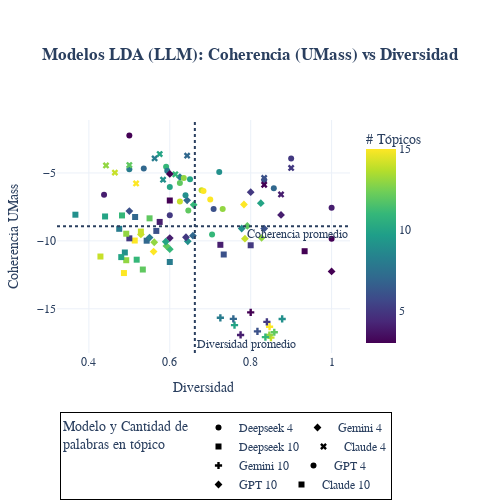
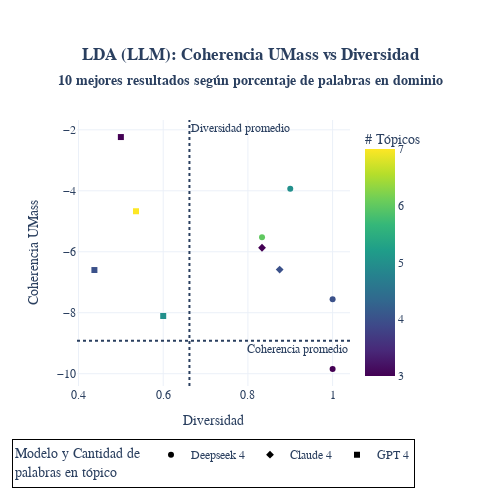
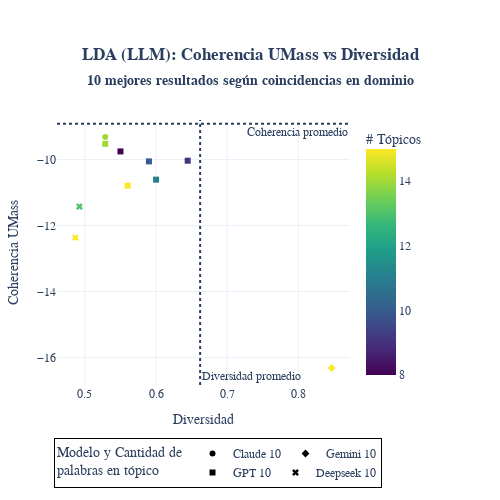
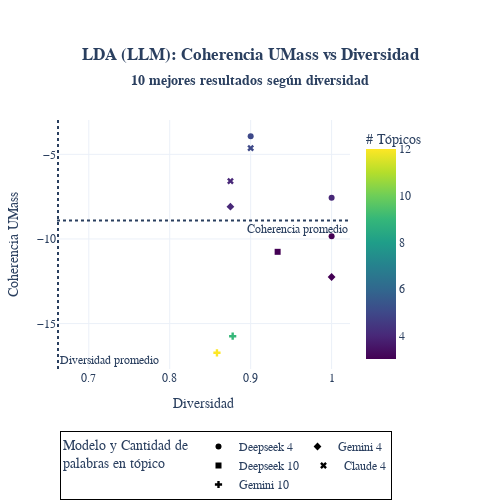

Write notebook code for charts like these, in order.
### Code cell
import polars as pl
from modulos import *
from pathlib import Path
from modulos_resumen import *

RUTA_BASE = str(Path(__file__).resolve().parent)



try:
    df_lda = pl.read_parquet( f'{RUTA_BASE}/ejecucion/lda_llm.parquet')
    df_nmf = pl.read_parquet( f'{RUTA_BASE}/ejecucion/nmf_llm.parquet')
except:
    df_lda1 =(pl.read_parquet( f'{RUTA_BASE}/ejecucion/lda_llm_4.parquet')
                .with_columns(pals_en_topicos=pl.lit(4),
                             columna=pl.lit('denuncia')))
    df_lda2 =(pl.read_parquet( f'{RUTA_BASE}/ejecucion/lda_llm_10.parquet')
                .with_columns(pals_en_topicos=pl.lit(10),
                            columna=pl.lit('denuncia')))
    df_lda = pl.concat([df_lda1,df_lda2])
    df_lda.write_parquet( f'{RUTA_BASE}/ejecucion/lda_llm.parquet')

    df_nmf1 =(pl.read_parquet( f'{RUTA_BASE}/ejecucion/nmf_llm_4.parquet')
               .with_columns(pals_en_topicos=pl.lit(4),
                              columna=pl.lit('denuncia')))
    df_nmf2 =(pl.read_parquet( f'{RUTA_BASE}/ejecucion/nmf_llm_10.parquet')
                .with_columns(pals_en_topicos=pl.lit(10),
                              columna=pl.lit('denuncia')))
    df_nmf = pl.concat([df_nmf1,df_nmf2])
    df_nmf.write_parquet( f'{RUTA_BASE}/ejecucion/nmf_llm.parquet')

df_bert = (pl.read_parquet( f'{RUTA_BASE}/ejecucion/crudo_bert_llm.parquet')
                 .with_columns(pals_en_topicos=pl.lit(0),
                              columna=pl.lit('denuncia')))


columnas_diversidad =  {
    1 : ['subconjunto','columna','numero_topicos','num_topico',
         'hiperparametros','model_id','palabra','coherencia_umass'],
    2 : ['subconjunto','columna','numero_topicos','hiperparametros',
         'model_id','palabra' ],
    3 : ['subconjunto','columna','numero_topicos','hiperparametros',
         'model_id' ],
    4 : ['subconjunto','columna','numero_topicos','hiperparametros',
         'model_id' ,'diversidad','coherencia_umass']
 }

def calcular_y_graficar(df_modelo, nombre_modelo, sufijo_modelo):
    metricas = calcular_metricas(df_modelo, nombre_modelo, columnas_diversidad)
    df_modelo = metricas['df_modelo'] 
    df_metricas = metricas['df_metricas']
    dict_hiperparametros = metricas['dict_hiperparametros']

    prom_coherencia = metricas['prom_coherencia']            
    prom_diversidad = metricas['prom_diversidad']

    if nombre_modelo == 'BERT':
        titulo_leyenda = 'Cantidad de tópicos <br>y Modelo'
    else:
        titulo_leyenda = 'Modelo y Cantidad de <br>palabras en tópico'
    plot_pareto_frontier(df_metricas, 
                        nombre_modelo, 
                        f'Modelos {nombre_modelo} ({sufijo_modelo}): Coherencia (UMass) vs Diversidad',
                        '',
                        prom_coherencia, 
                        prom_diversidad, 
                        f'{nombre_modelo}({sufijo_modelo})_sp_todos', 
                        titulo_leyenda,
                        posicion_coherencia='bottom right',
                        posicion_diversidad='bottom right')

    dict_criterios = {
        1:'porc_del_dominio',
        2:'del_dominio',
        3:'diversidad',
        4:'coherencia_umass'
    }
    posicion_anotaciones ={
        1:['bottom right','bottom right'],
        2:['bottom right','bottom right'],
        3:['bottom right','bottom right'],
        4:['bottom right','top right']
    }


    if nombre_modelo=='BERT':
        n_top = 3
    else:
        n_top = 10
    subtitulos = {
        1:f'{n_top} mejores resultados según porcentaje de palabras en dominio',
        2:f'{n_top} mejores resultados según coincidencias en dominio',
        3:f'{n_top} mejores resultados según diversidad',
        4:f'{n_top} mejores resultados según Coherencia Umass'
    }

    dict_mejores = {}
    dict_mejores[1] = obtener_del_dominio(df_modelo, df_metricas, n_top, dict_criterios[1])
    dict_mejores[1].write_excel(f'{RUTA_BASE}/graficos/{nombre_modelo}{sufijo_modelo}_mejores_porc.xlsx')
    dict_mejores[2] = obtener_del_dominio(df_modelo, df_metricas, n_top, dict_criterios[2])
    dict_mejores[2].write_excel(f'{RUTA_BASE}/graficos/{nombre_modelo}{sufijo_modelo}_mejores_dominio.xlsx')
    dict_mejores[3] = obtener_del_dominio(df_modelo, df_metricas, n_top, dict_criterios[3])
    dict_mejores[3].write_excel(f'{RUTA_BASE}/graficos/{nombre_modelo}{sufijo_modelo}_mejores_diversidad.xlsx')
    dict_mejores[4] = obtener_del_dominio(df_modelo, df_metricas, n_top, dict_criterios[4])
    dict_mejores[4].write_excel(f'{RUTA_BASE}/graficos/{nombre_modelo}{sufijo_modelo}_mejores_umass.xlsx')

    print('='*50)
    print('='*50)

    for i in dict_criterios.keys():

        print(dict_criterios[i].upper())
        print('.'*50)
        df_ = dict_mejores[i].head(1)
        valor = {c:df_[c][0] for c in dict_mejores[i].columns}
        for v in valor.items():
            print(v)
        plot_pareto_frontier(dict_mejores[i], 
                            nombre_modelo, 
                            f'{nombre_modelo} (LLM): Coherencia UMass vs Diversidad',
                            subtitulos[i],
                            prom_coherencia, 
                            prom_diversidad, 
                            f'{nombre_modelo}_(LLM)_mejores_{dict_criterios[i]}',
                            titulo_leyenda,
                            posicion_coherencia=posicion_anotaciones[i][0], 
                            posicion_diversidad=posicion_anotaciones[i][1])

        df_nube, coherencia, diversidad = crea_df_para_nube(df_modelo, 
                                                            df_metricas, 
                                                            valor['model_id'],
                                                            valor['subconjunto'],
                                                            valor['columna'],
                                                            valor['numero_topicos'],
                                                            )
        generate_wordcloud(df_nube, "palabra", f'{nombre_modelo}_(LLM)_wc_3_denuncia_todos')
        print('Coherencia',coherencia)
        print('Diversidad', diversidad)

        imprime_palabras(df_nube)
        print('='*50)
        print('='*50)
        print(' ')
        print('='*50)
        print('='*50)


    return df_modelo, df_metricas, dict_hiperparametros

# LDA ----------------------------------------------
nombre_modelo = 'LDA'
df_modelo, df_metricas, _ = calcular_y_graficar(df_lda, nombre_modelo, 'LLM')

# NMF ----------------------------------------------
nombre_modelo = 'NMF'
df_modelo, df_metricas, dict_hiperparametros = calcular_y_graficar(df_nmf, nombre_modelo, 'LLM')
print(dict_hiperparametros)

# BERT ----------------------------------------------
nombre_modelo = 'BERT'
df_modelo, df_metricas, dict_hiperparametros = calcular_y_graficar(df_bert, nombre_modelo, 'LLM')
print(dict_hiperparametros)

### Figure 1 — Plotly figure (JSON) as saved in the notebook; plotly's stock layout.template omitted (floating-point values rounded to 4 significant figures)
{"data": [{"hovertemplate": "<b>%{hovertext}</b><br><br>subconjunto=Deepseek 4<br>Diversidad=%{x}<br>Coherencia UMass=%{y}<br># Tópicos=%{marker.color}<extra></extra>", "hovertext": ["deepseek_denuncia_K3_-", "deepseek_denuncia_K4_-", "deepseek_denuncia_K5_-", "deepseek_denuncia_K7_-", "deepseek_denuncia_K6_-", "deepseek_denuncia_K13_-", "deepseek_denuncia_K9_-", "deepseek_denuncia_K15_-", "deepseek_denuncia_K14_-", "deepseek_denuncia_K10_-", "deepseek_denuncia_K12_-", "deepseek_denuncia_K11_-", "deepseek_denuncia_K8_-"], "legendgroup": "Deepseek 4", "marker": {"color": [3, 4, 5, 7, 6, 13, 9, 15, 14, 10, 12, 11, 8], "coloraxis": "coloraxis", "symbol": "circle"}, "mode": "markers", "name": "Deepseek 4", "orientation": "v", "showlegend": true, "type": "scatter", "x": [1.0, 1.0, 0.9, 0.8571, 0.8333, 0.7308, 0.7222, 0.7, 0.6786, 0.65, 0.6458, 0.5909, 0.5], "xaxis": "x", "y": [-9.844, -7.561, -3.93, -6.135, -5.527, -7.663, -4.923, -6.955, -6.275, -5.47, -7.769, -4.546, -4.731], "yaxis": "y"}, {"hovertemplate": "<b>%{hovertext}</b><br><br>subconjunto=Gemini 4<br>Diversidad=%{x}<br>Coherencia UMass=%{y}<br># Tópicos=%{marker.color}<extra></extra>", "hovertext": ["gemini_denuncia_K3_-", "gemini_denuncia_K4_-", "gemini_denuncia_K6_-", "gemini_denuncia_K13_-", "gemini_denuncia_K10_-", "gemini_denuncia_K5_-", "gemini_denuncia_K12_-", "gemini_denuncia_K14_-", "gemini_denuncia_K15_-", "gemini_denuncia_K9_-", "gemini_denuncia_K11_-", "gemini_denuncia_K7_-", "gemini_denuncia_K8_-"], "legendgroup": "Gemini 4", "marker": {"color": [3, 4, 6, 13, 10, 5, 12, 14, 15, 9, 11, 7, 8], "coloraxis": "coloraxis", "symbol": "diamond"}, "mode": "markers", "name": "Gemini 4", "orientation": "v", "showlegend": true, "type": "scatter", "x": [1.0, 0.875, 0.8333, 0.8269, 0.825, 0.8, 0.7917, 0.7857, 0.7833, 0.7778, 0.6591, 0.6429, 0.625], "xaxis": "x", "y": [-12.25, -8.091, -9.093, -9.776, -7.228, -6.415, -8.902, -9.838, -7.324, -9.089, -7.349, -7.014, -5.304], "yaxis": "y"}, {"hovertemplate": "<b>%{hovertext}</b><br><br>subconjunto=Deepseek 10<br>Diversidad=%{x}<br>Coherencia UMass=%{y}<br># Tópicos=%{marker.color}<extra></extra>", "hovertext": ["deepseek_denuncia_K3_-", "deepseek_denuncia_K5_-", "deepseek_denuncia_K6_-", "deepseek_denuncia_K4_-", "deepseek_denuncia_K8_-", "deepseek_denuncia_K7_-", "deepseek_denuncia_K12_-", "deepseek_denuncia_K11_-", "deepseek_denuncia_K13_-", "deepseek_denuncia_K9_-", "deepseek_denuncia_K15_-", "deepseek_denuncia_K10_-", "deepseek_denuncia_K14_-"], "legendgroup": "Deepseek 10", "marker": {"color": [3, 5, 6, 4, 8, 7, 12, 11, 13, 9, 15, 10, 14], "coloraxis": "coloraxis", "symbol": "square"}, "mode": "markers", "name": "Deepseek 10", "orientation": "v", "showlegend": true, "type": "scatter", "x": [0.9333, 0.8, 0.7333, 0.725, 0.6, 0.5429, 0.5333, 0.5182, 0.4923, 0.4889, 0.4867, 0.48, 0.4286], "xaxis": "x", "y": [-10.76, -10.32, -11.0, -10.29, -11.55, -9.987, -12.11, -11.38, -11.42, -10.86, -12.37, -11.19, -11.15], "yaxis": "y"}, {"hovertemplate": "<b>%{hovertext}</b><br><br>subconjunto=Claude 4<br>Diversidad=%{x}<br>Coherencia UMass=%{y}<br># Tópicos=%{marker.color}<extra></extra>", "hovertext": ["claude_denuncia_K5_-", "claude_denuncia_K4_-", "claude_denuncia_K6_-", "claude_denuncia_K3_-", "claude_denuncia_K7_-", "claude_denuncia_K11_-", "claude_denuncia_K9_-", "claude_denuncia_K10_-", "claude_denuncia_K8_-", "claude_denuncia_K15_-", "claude_denuncia_K12_-", "claude_denuncia_K14_-", "claude_denuncia_K13_-"], "legendgroup": "Claude 4", "marker": {"color": [5, 4, 6, 3, 7, 11, 9, 10, 8, 15, 12, 14, 13], "coloraxis": "coloraxis", "symbol": "x"}, "mode": "markers", "name": "Claude 4", "orientation": "v", "showlegend": true, "type": "scatter", "x": [0.9, 0.875, 0.8333, 0.8333, 0.6429, 0.6136, 0.5833, 0.575, 0.5625, 0.5167, 0.5, 0.4643, 0.4423], "xaxis": "x", "y": [-4.632, -6.583, -5.367, -5.868, -3.727, -5.101, -5.496, -3.608, -3.929, -5.774, -4.42, -4.975, -4.449], "yaxis": "y"}, {"hovertemplate": "<b>%{hovertext}</b><br><br>subconjunto=Gemini 10<br>Diversidad=%{x}<br>Coherencia UMass=%{y}<br># Tópicos=%{marker.color}<extra></extra>", "hovertext": ["gemini_denuncia_K9_-", "gemini_denuncia_K12_-", "gemini_denuncia_K14_-", "gemini_denuncia_K15_-", "gemini_denuncia_K13_-", "gemini_denuncia_K5_-", "gemini_denuncia_K11_-", "gemini_denuncia_K6_-", "gemini_denuncia_K3_-", "gemini_denuncia_K4_-", "gemini_denuncia_K10_-", "gemini_denuncia_K7_-", "gemini_denuncia_K8_-"], "legendgroup": "Gemini 10", "marker": {"color": [9, 12, 14, 15, 13, 5, 11, 6, 3, 4, 10, 7, 8], "coloraxis": "coloraxis", "symbol": "cross"}, "mode": "markers", "name": "Gemini 10", "orientation": "v", "showlegend": true, "type": "scatter", "x": [0.8778, 0.8583, 0.85, 0.8467, 0.8462, 0.84, 0.8364, 0.8167, 0.8, 0.775, 0.76, 0.7571, 0.725], "xaxis": "x", "y": [-15.75, -16.73, -17.12, -16.32, -16.93, -15.96, -17.08, -16.66, -15.26, -16.92, -16.2, -15.74, -15.66], "yaxis": "y"}, {"hovertemplate": "<b>%{hovertext}</b><br><br>subconjunto=GPT 4<br>Diversidad=%{x}<br>Coherencia UMass=%{y}<br># Tópicos=%{marker.color}<extra></extra>", "hovertext": ["gpt_denuncia_K6_-", "gpt_denuncia_K11_-", "gpt_denuncia_K15_-", "gpt_denuncia_K9_-", "gpt_denuncia_K13_-", "gpt_denuncia_K14_-", "gpt_denuncia_K12_-", "gpt_denuncia_K10_-", "gpt_denuncia_K5_-", "gpt_denuncia_K8_-", "gpt_denuncia_K7_-", "gpt_denuncia_K3_-", "gpt_denuncia_K4_-"], "legendgroup": "GPT 4", "marker": {"color": [6, 11, 15, 9, 13, 14, 12, 10, 5, 8, 7, 3, 4], "coloraxis": "coloraxis", "symbol": "circle"}, "mode": "markers", "name": "GPT 4", "orientation": "v", "showlegend": true, "type": "scatter", "x": [0.7083, 0.7045, 0.6833, 0.6389, 0.6346, 0.625, 0.625, 0.6, 0.6, 0.5938, 0.5357, 0.5, 0.4375], "xaxis": "x", "y": [-7.661, -9.533, -6.326, -6.64, -5.381, -7.094, -5.731, -6.029, -8.106, -4.838, -4.671, -2.237, -6.599], "yaxis": "y"}, {"hovertemplate": "<b>%{hovertext}</b><br><br>subconjunto=GPT 10<br>Diversidad=%{x}<br>Coherencia UMass=%{y}<br># Tópicos=%{marker.color}<extra></extra>", "hovertext": ["gpt_denuncia_K7_-", "gpt_denuncia_K9_-", "gpt_denuncia_K5_-", "gpt_denuncia_K4_-", "gpt_denuncia_K11_-", "gpt_denuncia_K3_-", "gpt_denuncia_K12_-", "gpt_denuncia_K10_-", "gpt_denuncia_K13_-", "gpt_denuncia_K15_-", "gpt_denuncia_K8_-", "gpt_denuncia_K14_-", "gpt_denuncia_K6_-"], "legendgroup": "GPT 10", "marker": {"color": [7, 9, 5, 4, 11, 3, 12, 10, 13, 15, 8, 14, 6], "coloraxis": "coloraxis", "symbol": "diamond"}, "mode": "markers", "name": "GPT 10", "orientation": "v", "showlegend": true, "type": "scatter", "x": [0.6571, 0.6444, 0.64, 0.6, 0.6, 0.6, 0.5917, 0.59, 0.5615, 0.56, 0.55, 0.5286, 0.5], "xaxis": "x", "y": [-9.614, -10.04, -9.734, -9.798, -10.61, -5.072, -10.37, -10.06, -10.1, -10.79, -9.754, -9.526, -7.807], "yaxis": "y"}, {"hovertemplate": "<b>%{hovertext}</b><br><br>subconjunto=Claude 10<br>Diversidad=%{x}<br>Coherencia UMass=%{y}<br># Tópicos=%{marker.color}<extra></extra>", "hovertext": ["claude_denuncia_K3_-", "claude_denuncia_K4_-", "claude_denuncia_K6_-", "claude_denuncia_K12_-", "claude_denuncia_K14_-", "claude_denuncia_K7_-", "claude_denuncia_K15_-", "claude_denuncia_K5_-", "claude_denuncia_K13_-", "claude_denuncia_K11_-", "claude_denuncia_K8_-", "claude_denuncia_K10_-", "claude_denuncia_K9_-"], "legendgroup": "Claude 10", "marker": {"color": [3, 4, 6, 12, 14, 7, 15, 5, 13, 11, 8, 10, 9], "coloraxis": "coloraxis", "symbol": "square"}, "mode": "markers", "name": "Claude 10", "orientation": "v", "showlegend": true, "type": "scatter", "x": [0.6, 0.575, 0.5667, 0.55, 0.5286, 0.5143, 0.5133, 0.5, 0.4923, 0.4818, 0.475, 0.44, 0.3667], "xaxis": "x", "y": [-7.028, -8.606, -9.268, -8.34, -9.317, -8.242, -9.975, -9.813, -9.473, -8.128, -9.112, -8.204, -8.074], "yaxis": "y"}], "layout": {"annotations": [{"showarrow": false, "text": "Coherencia promedio", "x": 1, "xanchor": "right", "xref": "x domain", "y": -8.917, "yanchor": "top", "yref": "y"}, {"showarrow": false, "text": "Diversidad promedio", "x": 0.6619, "xanchor": "left", "xref": "x", "y": 0, "yanchor": "bottom", "yref": "y domain"}], "coloraxis": {"colorbar": {"title": {"text": "# Tópicos"}}, "colorscale": [[0, "#440154"], [0.1111, "#482878"], [0.2222, "#3e4989"], [0.3333, "#31688e"], [0.4444, "#26828e"], [0.5556, "#1f9e89"], [0.6667, "#35b779"], [0.7778, "#6ece58"], [0.8889, "#b5de2b"], [1, "#fde725"]]}, "font": {"family": "Arial", "size": 12}, "height": 500, "legend": {"bordercolor": "Black", "borderwidth": 1, "orientation": "h", "title": {"text": "Modelo y Cantidad de <br>palabras en tópico"}, "tracegroupgap": 0, "x": 0.5, "xanchor": "center", "y": -0.2, "yanchor": "top"}, "margin": {"b": 50, "l": 50, "r": 150, "t": 120}, "shapes": [{"line": {"dash": "dot"}, "type": "line", "x0": 0, "x1": 1, "xref": "x domain", "y0": -8.917, "y1": -8.917, "yref": "y"}, {"line": {"dash": "dot"}, "type": "line", "x0": 0.6619, "x1": 0.6619, "xref": "x", "y0": 0, "y1": 1, "yref": "y domain"}], "showlegend": true, "title": {"subtitle": {"font": {"size": 14}, "text": "<b></b>"}, "text": "<b>Modelos LDA (LLM): Coherencia (UMass) vs Diversidad</b>", "x": 0.5}, "width": 500, "xaxis": {"anchor": "y", "domain": [0, 1], "title": {"text": "Diversidad"}}, "yaxis": {"anchor": "x", "domain": [0, 1], "title": {"text": "Coherencia UMass"}}}}

### Figure 2 — Plotly figure (JSON) as saved in the notebook; plotly's stock layout.template omitted (floating-point values rounded to 4 significant figures)
{"data": [{"hovertemplate": "<b>%{hovertext}</b><br><br>subconjunto=Deepseek 4<br>Diversidad=%{x}<br>Coherencia UMass=%{y}<br># Tópicos=%{marker.color}<extra></extra>", "hovertext": ["deepseek_denuncia_K3_-", "deepseek_denuncia_K4_-", "deepseek_denuncia_K5_-", "deepseek_denuncia_K6_-"], "legendgroup": "Deepseek 4", "marker": {"color": [3, 4, 5, 6], "coloraxis": "coloraxis", "symbol": "circle"}, "mode": "markers", "name": "Deepseek 4", "orientation": "v", "showlegend": true, "type": "scatter", "x": [1.0, 1.0, 0.9, 0.8333], "xaxis": "x", "y": [-9.844, -7.561, -3.93, -5.527], "yaxis": "y"}, {"hovertemplate": "<b>%{hovertext}</b><br><br>subconjunto=Claude 4<br>Diversidad=%{x}<br>Coherencia UMass=%{y}<br># Tópicos=%{marker.color}<extra></extra>", "hovertext": ["claude_denuncia_K3_-", "claude_denuncia_K4_-"], "legendgroup": "Claude 4", "marker": {"color": [3, 4], "coloraxis": "coloraxis", "symbol": "diamond"}, "mode": "markers", "name": "Claude 4", "orientation": "v", "showlegend": true, "type": "scatter", "x": [0.8333, 0.875], "xaxis": "x", "y": [-5.868, -6.583], "yaxis": "y"}, {"hovertemplate": "<b>%{hovertext}</b><br><br>subconjunto=GPT 4<br>Diversidad=%{x}<br>Coherencia UMass=%{y}<br># Tópicos=%{marker.color}<extra></extra>", "hovertext": ["gpt_denuncia_K4_-", "gpt_denuncia_K3_-", "gpt_denuncia_K7_-", "gpt_denuncia_K5_-"], "legendgroup": "GPT 4", "marker": {"color": [4, 3, 7, 5], "coloraxis": "coloraxis", "symbol": "square"}, "mode": "markers", "name": "GPT 4", "orientation": "v", "showlegend": true, "type": "scatter", "x": [0.4375, 0.5, 0.5357, 0.6], "xaxis": "x", "y": [-6.599, -2.237, -4.671, -8.106], "yaxis": "y"}], "layout": {"annotations": [{"showarrow": false, "text": "Coherencia promedio", "x": 1, "xanchor": "right", "xref": "x domain", "y": -8.917, "yanchor": "top", "yref": "y"}, {"showarrow": false, "text": "Diversidad promedio", "x": 0.6619, "xanchor": "left", "xref": "x", "y": 1, "yanchor": "top", "yref": "y domain"}], "coloraxis": {"colorbar": {"title": {"text": "# Tópicos"}}, "colorscale": [[0, "#440154"], [0.1111, "#482878"], [0.2222, "#3e4989"], [0.3333, "#31688e"], [0.4444, "#26828e"], [0.5556, "#1f9e89"], [0.6667, "#35b779"], [0.7778, "#6ece58"], [0.8889, "#b5de2b"], [1, "#fde725"]]}, "font": {"family": "Arial", "size": 12}, "height": 500, "legend": {"bordercolor": "Black", "borderwidth": 1, "orientation": "h", "title": {"text": "Modelo y Cantidad de <br>palabras en tópico"}, "tracegroupgap": 0, "x": 0.5, "xanchor": "center", "y": -0.2, "yanchor": "top"}, "margin": {"b": 50, "l": 50, "r": 150, "t": 120}, "shapes": [{"line": {"dash": "dot"}, "type": "line", "x0": 0, "x1": 1, "xref": "x domain", "y0": -8.917, "y1": -8.917, "yref": "y"}, {"line": {"dash": "dot"}, "type": "line", "x0": 0.6619, "x1": 0.6619, "xref": "x", "y0": 0, "y1": 1, "yref": "y domain"}], "showlegend": true, "title": {"subtitle": {"font": {"size": 14}, "text": "<b>10 mejores resultados según porcentaje de palabras en dominio</b>"}, "text": "<b>LDA (LLM): Coherencia UMass vs Diversidad</b>", "x": 0.5}, "width": 500, "xaxis": {"anchor": "y", "domain": [0, 1], "title": {"text": "Diversidad"}}, "yaxis": {"anchor": "x", "domain": [0, 1], "title": {"text": "Coherencia UMass"}}}}

### Figure 3 — Plotly figure (JSON) as saved in the notebook; plotly's stock layout.template omitted (floating-point values rounded to 4 significant figures)
{"data": [{"hovertemplate": "<b>%{hovertext}</b><br><br>subconjunto=Claude 10<br>Diversidad=%{x}<br>Coherencia UMass=%{y}<br># Tópicos=%{marker.color}<extra></extra>", "hovertext": ["claude_denuncia_K14_-"], "legendgroup": "Claude 10", "marker": {"color": [14], "coloraxis": "coloraxis", "symbol": "circle"}, "mode": "markers", "name": "Claude 10", "orientation": "v", "showlegend": true, "type": "scatter", "x": [0.5286], "xaxis": "x", "y": [-9.317], "yaxis": "y"}, {"hovertemplate": "<b>%{hovertext}</b><br><br>subconjunto=Gemini 10<br>Diversidad=%{x}<br>Coherencia UMass=%{y}<br># Tópicos=%{marker.color}<extra></extra>", "hovertext": ["gemini_denuncia_K15_-"], "legendgroup": "Gemini 10", "marker": {"color": [15], "coloraxis": "coloraxis", "symbol": "diamond"}, "mode": "markers", "name": "Gemini 10", "orientation": "v", "showlegend": true, "type": "scatter", "x": [0.8467], "xaxis": "x", "y": [-16.32], "yaxis": "y"}, {"hovertemplate": "<b>%{hovertext}</b><br><br>subconjunto=GPT 10<br>Diversidad=%{x}<br>Coherencia UMass=%{y}<br># Tópicos=%{marker.color}<extra></extra>", "hovertext": ["gpt_denuncia_K9_-", "gpt_denuncia_K11_-", "gpt_denuncia_K10_-", "gpt_denuncia_K15_-", "gpt_denuncia_K8_-", "gpt_denuncia_K14_-"], "legendgroup": "GPT 10", "marker": {"color": [9, 11, 10, 15, 8, 14], "coloraxis": "coloraxis", "symbol": "square"}, "mode": "markers", "name": "GPT 10", "orientation": "v", "showlegend": true, "type": "scatter", "x": [0.6444, 0.6, 0.59, 0.56, 0.55, 0.5286], "xaxis": "x", "y": [-10.04, -10.61, -10.06, -10.79, -9.754, -9.526], "yaxis": "y"}, {"hovertemplate": "<b>%{hovertext}</b><br><br>subconjunto=Deepseek 10<br>Diversidad=%{x}<br>Coherencia UMass=%{y}<br># Tópicos=%{marker.color}<extra></extra>", "hovertext": ["deepseek_denuncia_K13_-", "deepseek_denuncia_K15_-"], "legendgroup": "Deepseek 10", "marker": {"color": [13, 15], "coloraxis": "coloraxis", "symbol": "x"}, "mode": "markers", "name": "Deepseek 10", "orientation": "v", "showlegend": true, "type": "scatter", "x": [0.4923, 0.4867], "xaxis": "x", "y": [-11.42, -12.37], "yaxis": "y"}], "layout": {"annotations": [{"showarrow": false, "text": "Coherencia promedio", "x": 1, "xanchor": "right", "xref": "x domain", "y": -8.917, "yanchor": "top", "yref": "y"}, {"showarrow": false, "text": "Diversidad promedio", "x": 0.6619, "xanchor": "left", "xref": "x", "y": 0, "yanchor": "bottom", "yref": "y domain"}], "coloraxis": {"colorbar": {"title": {"text": "# Tópicos"}}, "colorscale": [[0, "#440154"], [0.1111, "#482878"], [0.2222, "#3e4989"], [0.3333, "#31688e"], [0.4444, "#26828e"], [0.5556, "#1f9e89"], [0.6667, "#35b779"], [0.7778, "#6ece58"], [0.8889, "#b5de2b"], [1, "#fde725"]]}, "font": {"family": "Arial", "size": 12}, "height": 500, "legend": {"bordercolor": "Black", "borderwidth": 1, "orientation": "h", "title": {"text": "Modelo y Cantidad de <br>palabras en tópico"}, "tracegroupgap": 0, "x": 0.5, "xanchor": "center", "y": -0.2, "yanchor": "top"}, "margin": {"b": 50, "l": 50, "r": 150, "t": 120}, "shapes": [{"line": {"dash": "dot"}, "type": "line", "x0": 0, "x1": 1, "xref": "x domain", "y0": -8.917, "y1": -8.917, "yref": "y"}, {"line": {"dash": "dot"}, "type": "line", "x0": 0.6619, "x1": 0.6619, "xref": "x", "y0": 0, "y1": 1, "yref": "y domain"}], "showlegend": true, "title": {"subtitle": {"font": {"size": 14}, "text": "<b>10 mejores resultados según coincidencias en dominio</b>"}, "text": "<b>LDA (LLM): Coherencia UMass vs Diversidad</b>", "x": 0.5}, "width": 500, "xaxis": {"anchor": "y", "domain": [0, 1], "title": {"text": "Diversidad"}}, "yaxis": {"anchor": "x", "domain": [0, 1], "title": {"text": "Coherencia UMass"}}}}

### Figure 4 — Plotly figure (JSON) as saved in the notebook; plotly's stock layout.template omitted (floating-point values rounded to 4 significant figures)
{"data": [{"hovertemplate": "<b>%{hovertext}</b><br><br>subconjunto=Deepseek 4<br>Diversidad=%{x}<br>Coherencia UMass=%{y}<br># Tópicos=%{marker.color}<extra></extra>", "hovertext": ["deepseek_denuncia_K3_-", "deepseek_denuncia_K4_-", "deepseek_denuncia_K5_-"], "legendgroup": "Deepseek 4", "marker": {"color": [3, 4, 5], "coloraxis": "coloraxis", "symbol": "circle"}, "mode": "markers", "name": "Deepseek 4", "orientation": "v", "showlegend": true, "type": "scatter", "x": [1.0, 1.0, 0.9], "xaxis": "x", "y": [-9.844, -7.561, -3.93], "yaxis": "y"}, {"hovertemplate": "<b>%{hovertext}</b><br><br>subconjunto=Gemini 4<br>Diversidad=%{x}<br>Coherencia UMass=%{y}<br># Tópicos=%{marker.color}<extra></extra>", "hovertext": ["gemini_denuncia_K3_-", "gemini_denuncia_K4_-"], "legendgroup": "Gemini 4", "marker": {"color": [3, 4], "coloraxis": "coloraxis", "symbol": "diamond"}, "mode": "markers", "name": "Gemini 4", "orientation": "v", "showlegend": true, "type": "scatter", "x": [1.0, 0.875], "xaxis": "x", "y": [-12.25, -8.091], "yaxis": "y"}, {"hovertemplate": "<b>%{hovertext}</b><br><br>subconjunto=Deepseek 10<br>Diversidad=%{x}<br>Coherencia UMass=%{y}<br># Tópicos=%{marker.color}<extra></extra>", "hovertext": ["deepseek_denuncia_K3_-"], "legendgroup": "Deepseek 10", "marker": {"color": [3], "coloraxis": "coloraxis", "symbol": "square"}, "mode": "markers", "name": "Deepseek 10", "orientation": "v", "showlegend": true, "type": "scatter", "x": [0.9333], "xaxis": "x", "y": [-10.76], "yaxis": "y"}, {"hovertemplate": "<b>%{hovertext}</b><br><br>subconjunto=Claude 4<br>Diversidad=%{x}<br>Coherencia UMass=%{y}<br># Tópicos=%{marker.color}<extra></extra>", "hovertext": ["claude_denuncia_K5_-", "claude_denuncia_K4_-"], "legendgroup": "Claude 4", "marker": {"color": [5, 4], "coloraxis": "coloraxis", "symbol": "x"}, "mode": "markers", "name": "Claude 4", "orientation": "v", "showlegend": true, "type": "scatter", "x": [0.9, 0.875], "xaxis": "x", "y": [-4.632, -6.583], "yaxis": "y"}, {"hovertemplate": "<b>%{hovertext}</b><br><br>subconjunto=Gemini 10<br>Diversidad=%{x}<br>Coherencia UMass=%{y}<br># Tópicos=%{marker.color}<extra></extra>", "hovertext": ["gemini_denuncia_K9_-", "gemini_denuncia_K12_-"], "legendgroup": "Gemini 10", "marker": {"color": [9, 12], "coloraxis": "coloraxis", "symbol": "cross"}, "mode": "markers", "name": "Gemini 10", "orientation": "v", "showlegend": true, "type": "scatter", "x": [0.8778, 0.8583], "xaxis": "x", "y": [-15.75, -16.73], "yaxis": "y"}], "layout": {"annotations": [{"showarrow": false, "text": "Coherencia promedio", "x": 1, "xanchor": "right", "xref": "x domain", "y": -8.917, "yanchor": "top", "yref": "y"}, {"showarrow": false, "text": "Diversidad promedio", "x": 0.6619, "xanchor": "left", "xref": "x", "y": 0, "yanchor": "bottom", "yref": "y domain"}], "coloraxis": {"colorbar": {"title": {"text": "# Tópicos"}}, "colorscale": [[0, "#440154"], [0.1111, "#482878"], [0.2222, "#3e4989"], [0.3333, "#31688e"], [0.4444, "#26828e"], [0.5556, "#1f9e89"], [0.6667, "#35b779"], [0.7778, "#6ece58"], [0.8889, "#b5de2b"], [1, "#fde725"]]}, "font": {"family": "Arial", "size": 12}, "height": 500, "legend": {"bordercolor": "Black", "borderwidth": 1, "orientation": "h", "title": {"text": "Modelo y Cantidad de <br>palabras en tópico"}, "tracegroupgap": 0, "x": 0.5, "xanchor": "center", "y": -0.2, "yanchor": "top"}, "margin": {"b": 50, "l": 50, "r": 150, "t": 120}, "shapes": [{"line": {"dash": "dot"}, "type": "line", "x0": 0, "x1": 1, "xref": "x domain", "y0": -8.917, "y1": -8.917, "yref": "y"}, {"line": {"dash": "dot"}, "type": "line", "x0": 0.6619, "x1": 0.6619, "xref": "x", "y0": 0, "y1": 1, "yref": "y domain"}], "showlegend": true, "title": {"subtitle": {"font": {"size": 14}, "text": "<b>10 mejores resultados según diversidad</b>"}, "text": "<b>LDA (LLM): Coherencia UMass vs Diversidad</b>", "x": 0.5}, "width": 500, "xaxis": {"anchor": "y", "domain": [0, 1], "title": {"text": "Diversidad"}}, "yaxis": {"anchor": "x", "domain": [0, 1], "title": {"text": "Coherencia UMass"}}}}
